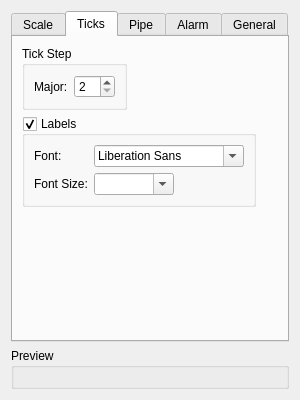
<?xml version="1.0" encoding="UTF-8"?>
<ui version="4.0">
 <class>LinearGaugeSettingWidget</class>
 <widget class="QWidget" name="LinearGaugeSettingWidget">
  <property name="geometry">
   <rect>
    <x>0</x>
    <y>0</y>
    <width>300</width>
    <height>400</height>
   </rect>
  </property>
  <property name="windowTitle">
   <string>Form</string>
  </property>
  <layout class="QGridLayout" name="gridLayout">
   <item row="1" column="0">
    <widget class="QGroupBox" name="previewGroupBox">
     <property name="title">
      <string>Preview</string>
     </property>
     <layout class="QGridLayout" name="gridLayout_2">
      <item row="0" column="0">
       <widget class="LinearGauge" name="preview" native="true"/>
      </item>
     </layout>
    </widget>
   </item>
   <item row="0" column="0">
    <widget class="QTabWidget" name="tabWidget">
     <property name="currentIndex">
      <number>1</number>
     </property>
     <widget class="QWidget" name="scaleTab">
      <attribute name="title">
       <string>Scale</string>
      </attribute>
      <layout class="QFormLayout" name="formLayout">
       <item row="0" column="0">
        <widget class="QLabel" name="orientationLabel">
         <property name="text">
          <string>Orientation:</string>
         </property>
        </widget>
       </item>
       <item row="0" column="1">
        <widget class="QComboBox" name="orientation">
         <property name="maximumSize">
          <size>
           <width>150</width>
           <height>16777215</height>
          </size>
         </property>
         <item>
          <property name="text">
           <string>Vertical</string>
          </property>
         </item>
         <item>
          <property name="text">
           <string>Horizontal</string>
          </property>
         </item>
        </widget>
       </item>
       <item row="1" column="0">
        <widget class="QLabel" name="positionLabel">
         <property name="text">
          <string>Position:</string>
         </property>
        </widget>
       </item>
       <item row="1" column="1">
        <widget class="QComboBox" name="scalePosition">
         <property name="maximumSize">
          <size>
           <width>150</width>
           <height>16777215</height>
          </size>
         </property>
         <item>
          <property name="text">
           <string>No</string>
          </property>
         </item>
         <item>
          <property name="text">
           <string>Left / Top</string>
          </property>
         </item>
         <item>
          <property name="text">
           <string>Right / Bottom</string>
          </property>
         </item>
        </widget>
       </item>
       <item row="2" column="0" colspan="2">
        <widget class="QGroupBox" name="rangeGroupBox">
         <property name="title">
          <string>Range</string>
         </property>
         <layout class="QFormLayout" name="formLayout_3">
          <item row="0" column="0">
           <widget class="QLabel" name="rangeMinLabel">
            <property name="text">
             <string>Minimum: </string>
            </property>
           </widget>
          </item>
          <item row="0" column="1">
           <widget class="QDoubleSpinBox" name="rangeMin">
            <property name="maximumSize">
             <size>
              <width>150</width>
              <height>16777215</height>
             </size>
            </property>
            <property name="decimals">
             <number>0</number>
            </property>
            <property name="minimum">
             <double>-999999999.000000000000000</double>
            </property>
            <property name="maximum">
             <double>999999999.000000000000000</double>
            </property>
           </widget>
          </item>
          <item row="1" column="0">
           <widget class="QLabel" name="rangeMaxLabel">
            <property name="text">
             <string>Maximum:</string>
            </property>
           </widget>
          </item>
          <item row="1" column="1">
           <widget class="QDoubleSpinBox" name="rangeMax">
            <property name="maximumSize">
             <size>
              <width>150</width>
              <height>16777215</height>
             </size>
            </property>
            <property name="decimals">
             <number>0</number>
            </property>
            <property name="minimum">
             <double>-999999999.000000000000000</double>
            </property>
            <property name="maximum">
             <double>999999999.000000000000000</double>
            </property>
           </widget>
          </item>
         </layout>
        </widget>
       </item>
      </layout>
     </widget>
     <widget class="QWidget" name="ticksTab">
      <attribute name="title">
       <string>Ticks</string>
      </attribute>
      <layout class="QFormLayout" name="formLayout_4">
       <item row="0" column="0">
        <widget class="QGroupBox" name="tickCountGroupBox">
         <property name="title">
          <string>Tick Step</string>
         </property>
         <layout class="QGridLayout" name="gridLayout_4">
          <item row="0" column="0">
           <widget class="QLabel" name="majorLabel">
            <property name="text">
             <string>Major:</string>
            </property>
           </widget>
          </item>
          <item row="0" column="1">
           <widget class="QSpinBox" name="majorTick">
            <property name="minimum">
             <number>2</number>
            </property>
           </widget>
          </item>
         </layout>
        </widget>
       </item>
       <item row="1" column="0">
        <widget class="QGroupBox" name="labelGroupBox">
         <property name="title">
          <string>Labels</string>
         </property>
         <property name="checkable">
          <bool>true</bool>
         </property>
         <layout class="QGridLayout" name="gridLayout_3">
          <item row="0" column="1">
           <widget class="QFontComboBox" name="font">
            <property name="maximumSize">
             <size>
              <width>150</width>
              <height>16777215</height>
             </size>
            </property>
           </widget>
          </item>
          <item row="0" column="0">
           <widget class="QLabel" name="fontLabel">
            <property name="text">
             <string>Font:</string>
            </property>
           </widget>
          </item>
          <item row="1" column="0">
           <widget class="QLabel" name="fontSizeLabel">
            <property name="text">
             <string>Font Size:</string>
            </property>
           </widget>
          </item>
          <item row="1" column="1">
           <widget class="QComboBox" name="fontSize">
            <property name="maximumSize">
             <size>
              <width>80</width>
              <height>16777215</height>
             </size>
            </property>
            <property name="editable">
             <bool>true</bool>
            </property>
           </widget>
          </item>
         </layout>
        </widget>
       </item>
      </layout>
     </widget>
     <widget class="QWidget" name="pipeTab">
      <attribute name="title">
       <string>Pipe</string>
      </attribute>
      <layout class="QFormLayout" name="formLayout_5">
       <item row="0" column="0">
        <widget class="QLabel" name="valueLabel">
         <property name="text">
          <string>Value:</string>
         </property>
        </widget>
       </item>
       <item row="0" column="1">
        <widget class="QSpinBox" name="value">
         <property name="maximumSize">
          <size>
           <width>150</width>
           <height>16777215</height>
          </size>
         </property>
         <property name="maximum">
          <number>999999999</number>
         </property>
        </widget>
       </item>
       <item row="1" column="0">
        <widget class="QLabel" name="pipeWidthLabel">
         <property name="text">
          <string>Width:</string>
         </property>
        </widget>
       </item>
       <item row="1" column="1">
        <widget class="QSpinBox" name="pipeWidth">
         <property name="maximumSize">
          <size>
           <width>150</width>
           <height>16777215</height>
          </size>
         </property>
         <property name="minimum">
          <number>1</number>
         </property>
        </widget>
       </item>
       <item row="2" column="0">
        <widget class="QLabel" name="pipeColorLabel">
         <property name="text">
          <string>Color:</string>
         </property>
        </widget>
       </item>
       <item row="2" column="1">
        <widget class="ColorButton" name="pipeColor">
         <property name="maximumSize">
          <size>
           <width>31</width>
           <height>16777215</height>
          </size>
         </property>
         <property name="text">
          <string/>
         </property>
        </widget>
       </item>
      </layout>
     </widget>
     <widget class="QWidget" name="alarmTab">
      <attribute name="title">
       <string>Alarm</string>
      </attribute>
      <layout class="QFormLayout" name="formLayout_7">
       <item row="0" column="0">
        <widget class="QGroupBox" name="alarmGroupBox">
         <property name="title">
          <string>Enabled</string>
         </property>
         <property name="checkable">
          <bool>true</bool>
         </property>
         <layout class="QFormLayout" name="formLayout_2">
          <item row="0" column="0">
           <widget class="QLabel" name="levelLabel">
            <property name="text">
             <string>Level:</string>
            </property>
           </widget>
          </item>
          <item row="0" column="1">
           <widget class="QDoubleSpinBox" name="alarmLevel">
            <property name="maximumSize">
             <size>
              <width>150</width>
              <height>16777215</height>
             </size>
            </property>
            <property name="decimals">
             <number>2</number>
            </property>
            <property name="minimum">
             <double>-999999999.000000000000000</double>
            </property>
            <property name="maximum">
             <double>999999999.000000000000000</double>
            </property>
           </widget>
          </item>
          <item row="2" column="1">
           <widget class="ColorButton" name="alarmColor">
            <property name="maximumSize">
             <size>
              <width>31</width>
              <height>16777215</height>
             </size>
            </property>
            <property name="text">
             <string/>
            </property>
           </widget>
          </item>
          <item row="2" column="0">
           <widget class="QLabel" name="alarmColorLabel">
            <property name="text">
             <string>Color:</string>
            </property>
           </widget>
          </item>
         </layout>
        </widget>
       </item>
      </layout>
     </widget>
     <widget class="QWidget" name="generalTab">
      <attribute name="title">
       <string>General</string>
      </attribute>
      <layout class="QFormLayout" name="formLayout_6">
       <item row="0" column="0">
        <widget class="QLabel" name="titleLabel">
         <property name="text">
          <string>Title:</string>
         </property>
        </widget>
       </item>
       <item row="0" column="1">
        <widget class="QLineEdit" name="title">
         <property name="sizePolicy">
          <sizepolicy hsizetype="Fixed" vsizetype="Fixed">
           <horstretch>0</horstretch>
           <verstretch>0</verstretch>
          </sizepolicy>
         </property>
         <property name="maximumSize">
          <size>
           <width>150</width>
           <height>16777215</height>
          </size>
         </property>
        </widget>
       </item>
       <item row="1" column="0">
        <widget class="QLabel" name="textColorLabel">
         <property name="text">
          <string>Text:</string>
         </property>
        </widget>
       </item>
       <item row="1" column="1">
        <widget class="ColorButton" name="textColor">
         <property name="maximumSize">
          <size>
           <width>31</width>
           <height>16777215</height>
          </size>
         </property>
         <property name="text">
          <string/>
         </property>
        </widget>
       </item>
       <item row="2" column="0">
        <widget class="QLabel" name="backgroundColorLabel">
         <property name="text">
          <string>Background:</string>
         </property>
        </widget>
       </item>
       <item row="2" column="1">
        <widget class="ColorButton" name="backgroundColor">
         <property name="maximumSize">
          <size>
           <width>31</width>
           <height>16777215</height>
          </size>
         </property>
         <property name="text">
          <string/>
         </property>
        </widget>
       </item>
      </layout>
     </widget>
    </widget>
   </item>
  </layout>
 </widget>
 <customwidgets>
  <customwidget>
   <class>ColorButton</class>
   <extends>QPushButton</extends>
   <header>widget/colorbutton.h</header>
  </customwidget>
  <customwidget>
   <class>LinearGauge</class>
   <extends>QWidget</extends>
   <header>gauge/lineargauge.h</header>
   <container>1</container>
  </customwidget>
 </customwidgets>
 <resources/>
 <connections/>
</ui>
